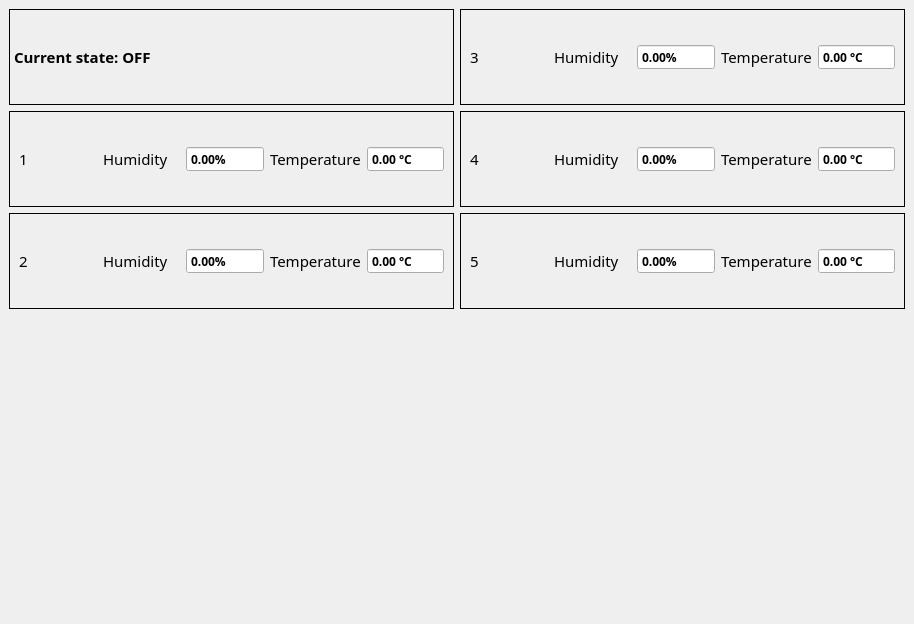
<?xml version="1.0" encoding="UTF-8"?>
<ui version="4.0">
 <class>MainWindow</class>
 <widget class="QMainWindow" name="MainWindow">
  <property name="geometry">
   <rect>
    <x>0</x>
    <y>0</y>
    <width>914</width>
    <height>624</height>
   </rect>
  </property>
  <property name="windowTitle">
   <string>Humidity control with SHT75</string>
  </property>
  <widget class="QWidget" name="centralwidget">
   <layout class="QVBoxLayout" name="verticalLayout">
    <item>
     <layout class="QGridLayout" name="gridLayout_2">
      <item row="0" column="0">
       <widget class="QLabel" name="label_current_state">
        <property name="font">
         <font>
          <family>Sans Serif</family>
          <pointsize>11</pointsize>
          <weight>75</weight>
          <bold>true</bold>
         </font>
        </property>
        <property name="frameShape">
         <enum>QFrame::Box</enum>
        </property>
        <property name="text">
         <string>Current state: OFF</string>
        </property>
       </widget>
      </item>
      <item row="1" column="0">
       <widget class="QFrame" name="frame_2">
        <property name="frameShape">
         <enum>QFrame::Box</enum>
        </property>
        <layout class="QHBoxLayout" name="horizontalLayout">
         <item>
          <widget class="QLabel" name="label_sensor">
           <property name="font">
            <font>
             <family>Sans Serif</family>
             <pointsize>11</pointsize>
             <weight>50</weight>
             <bold>false</bold>
            </font>
           </property>
           <property name="text">
            <string>1</string>
           </property>
          </widget>
         </item>
         <item>
          <widget class="QLabel" name="label_humidity">
           <property name="font">
            <font>
             <family>Sans Serif</family>
             <pointsize>11</pointsize>
             <weight>50</weight>
             <bold>false</bold>
            </font>
           </property>
           <property name="text">
            <string>Humidity</string>
           </property>
          </widget>
         </item>
         <item>
          <widget class="QDoubleSpinBox" name="doubleSpinBox_humidity">
           <property name="font">
            <font>
             <family>Sans Serif</family>
             <weight>75</weight>
             <bold>true</bold>
            </font>
           </property>
           <property name="focusPolicy">
            <enum>Qt::NoFocus</enum>
           </property>
           <property name="contextMenuPolicy">
            <enum>Qt::DefaultContextMenu</enum>
           </property>
           <property name="autoFillBackground">
            <bool>true</bool>
           </property>
           <property name="wrapping">
            <bool>false</bool>
           </property>
           <property name="frame">
            <bool>true</bool>
           </property>
           <property name="readOnly">
            <bool>false</bool>
           </property>
           <property name="buttonSymbols">
            <enum>QAbstractSpinBox::NoButtons</enum>
           </property>
           <property name="specialValueText">
            <string/>
           </property>
           <property name="prefix">
            <string/>
           </property>
           <property name="suffix">
            <string>%</string>
           </property>
           <property name="decimals">
            <number>2</number>
           </property>
           <property name="maximum">
            <double>109.989999999999995</double>
           </property>
          </widget>
         </item>
         <item>
          <widget class="QLabel" name="label_temperature">
           <property name="font">
            <font>
             <family>Sans Serif</family>
             <pointsize>11</pointsize>
             <weight>50</weight>
             <bold>false</bold>
            </font>
           </property>
           <property name="text">
            <string>&lt;html&gt;&lt;head/&gt;&lt;body&gt;&lt;p&gt;Temperature&lt;/p&gt;&lt;/body&gt;&lt;/html&gt;</string>
           </property>
          </widget>
         </item>
         <item>
          <widget class="QDoubleSpinBox" name="doubleSpinBox_temperature">
           <property name="font">
            <font>
             <family>Sans Serif</family>
             <weight>75</weight>
             <bold>true</bold>
            </font>
           </property>
           <property name="focusPolicy">
            <enum>Qt::NoFocus</enum>
           </property>
           <property name="autoFillBackground">
            <bool>true</bool>
           </property>
           <property name="buttonSymbols">
            <enum>QAbstractSpinBox::NoButtons</enum>
           </property>
           <property name="suffix">
            <string> °C</string>
           </property>
           <property name="maximum">
            <double>109.989999999999995</double>
           </property>
          </widget>
         </item>
        </layout>
       </widget>
      </item>
      <item row="2" column="0">
       <widget class="QFrame" name="frame">
        <property name="frameShape">
         <enum>QFrame::Box</enum>
        </property>
        <layout class="QHBoxLayout" name="horizontalLayout_5">
         <item>
          <widget class="QLabel" name="label_sensor_1">
           <property name="font">
            <font>
             <family>Sans Serif</family>
             <pointsize>11</pointsize>
             <weight>50</weight>
             <bold>false</bold>
            </font>
           </property>
           <property name="text">
            <string>2</string>
           </property>
          </widget>
         </item>
         <item>
          <widget class="QLabel" name="label_humidity_1">
           <property name="font">
            <font>
             <family>Sans Serif</family>
             <pointsize>11</pointsize>
             <weight>50</weight>
             <bold>false</bold>
            </font>
           </property>
           <property name="text">
            <string>Humidity</string>
           </property>
          </widget>
         </item>
         <item>
          <widget class="QDoubleSpinBox" name="doubleSpinBox_humidity1">
           <property name="font">
            <font>
             <family>Sans Serif</family>
             <weight>75</weight>
             <bold>true</bold>
            </font>
           </property>
           <property name="focusPolicy">
            <enum>Qt::NoFocus</enum>
           </property>
           <property name="autoFillBackground">
            <bool>true</bool>
           </property>
           <property name="buttonSymbols">
            <enum>QAbstractSpinBox::NoButtons</enum>
           </property>
           <property name="specialValueText">
            <string/>
           </property>
           <property name="suffix">
            <string>%</string>
           </property>
           <property name="maximum">
            <double>109.989999999999995</double>
           </property>
          </widget>
         </item>
         <item>
          <widget class="QLabel" name="label_temperature_1">
           <property name="font">
            <font>
             <family>Sans Serif</family>
             <pointsize>11</pointsize>
             <weight>50</weight>
             <bold>false</bold>
            </font>
           </property>
           <property name="text">
            <string>&lt;html&gt;&lt;head/&gt;&lt;body&gt;&lt;p&gt;Temperature&lt;/p&gt;&lt;/body&gt;&lt;/html&gt;</string>
           </property>
          </widget>
         </item>
         <item>
          <widget class="QDoubleSpinBox" name="doubleSpinBox_temperature1">
           <property name="font">
            <font>
             <family>Sans Serif</family>
             <weight>75</weight>
             <bold>true</bold>
            </font>
           </property>
           <property name="focusPolicy">
            <enum>Qt::NoFocus</enum>
           </property>
           <property name="autoFillBackground">
            <bool>true</bool>
           </property>
           <property name="buttonSymbols">
            <enum>QAbstractSpinBox::NoButtons</enum>
           </property>
           <property name="suffix">
            <string> °C</string>
           </property>
           <property name="maximum">
            <double>109.989999999999995</double>
           </property>
          </widget>
         </item>
        </layout>
       </widget>
      </item>
      <item row="0" column="1">
       <widget class="QFrame" name="frame">
        <property name="frameShape">
         <enum>QFrame::Box</enum>
        </property>
        <layout class="QHBoxLayout" name="horizontalLayout_2">
         <item>
          <widget class="QLabel" name="label_sensor_2">
           <property name="font">
            <font>
             <family>Sans Serif</family>
             <pointsize>11</pointsize>
             <weight>50</weight>
             <bold>false</bold>
            </font>
           </property>
           <property name="text">
            <string>3</string>
           </property>
          </widget>
         </item>
         <item>
          <widget class="QLabel" name="label_humidity_2">
           <property name="font">
            <font>
             <family>Sans Serif</family>
             <pointsize>11</pointsize>
             <weight>50</weight>
             <bold>false</bold>
            </font>
           </property>
           <property name="text">
            <string>Humidity</string>
           </property>
          </widget>
         </item>
         <item>
          <widget class="QDoubleSpinBox" name="doubleSpinBox_humidity2">
           <property name="font">
            <font>
             <family>Sans Serif</family>
             <weight>75</weight>
             <bold>true</bold>
            </font>
           </property>
           <property name="focusPolicy">
            <enum>Qt::NoFocus</enum>
           </property>
           <property name="autoFillBackground">
            <bool>true</bool>
           </property>
           <property name="buttonSymbols">
            <enum>QAbstractSpinBox::NoButtons</enum>
           </property>
           <property name="suffix">
            <string>%</string>
           </property>
           <property name="maximum">
            <double>109.989999999999995</double>
           </property>
          </widget>
         </item>
         <item>
          <widget class="QLabel" name="label_temperature_2">
           <property name="font">
            <font>
             <family>Sans Serif</family>
             <pointsize>11</pointsize>
             <weight>50</weight>
             <bold>false</bold>
            </font>
           </property>
           <property name="text">
            <string>&lt;html&gt;&lt;head/&gt;&lt;body&gt;&lt;p&gt;Temperature&lt;/p&gt;&lt;/body&gt;&lt;/html&gt;</string>
           </property>
          </widget>
         </item>
         <item>
          <widget class="QDoubleSpinBox" name="doubleSpinBox_temperature2">
           <property name="font">
            <font>
             <family>Sans Serif</family>
             <weight>75</weight>
             <bold>true</bold>
            </font>
           </property>
           <property name="focusPolicy">
            <enum>Qt::NoFocus</enum>
           </property>
           <property name="autoFillBackground">
            <bool>true</bool>
           </property>
           <property name="buttonSymbols">
            <enum>QAbstractSpinBox::NoButtons</enum>
           </property>
           <property name="suffix">
            <string> °C</string>
           </property>
           <property name="maximum">
            <double>109.989999999999995</double>
           </property>
          </widget>
         </item>
        </layout>
       </widget>
      </item>
      <item row="1" column="1">
       <widget class="QFrame" name="frame">
        <property name="frameShape">
         <enum>QFrame::Box</enum>
        </property>
        <layout class="QHBoxLayout" name="horizontalLayout_3">
         <item>
          <widget class="QLabel" name="label_sensor_3">
           <property name="font">
            <font>
             <family>Sans Serif</family>
             <pointsize>11</pointsize>
             <weight>50</weight>
             <bold>false</bold>
            </font>
           </property>
           <property name="text">
            <string>4</string>
           </property>
          </widget>
         </item>
         <item>
          <widget class="QLabel" name="label_humidity_3">
           <property name="font">
            <font>
             <family>Sans Serif</family>
             <pointsize>11</pointsize>
             <weight>50</weight>
             <bold>false</bold>
            </font>
           </property>
           <property name="text">
            <string>Humidity</string>
           </property>
          </widget>
         </item>
         <item>
          <widget class="QDoubleSpinBox" name="doubleSpinBox_humidity3">
           <property name="font">
            <font>
             <family>Sans Serif</family>
             <weight>75</weight>
             <bold>true</bold>
            </font>
           </property>
           <property name="focusPolicy">
            <enum>Qt::NoFocus</enum>
           </property>
           <property name="autoFillBackground">
            <bool>true</bool>
           </property>
           <property name="buttonSymbols">
            <enum>QAbstractSpinBox::NoButtons</enum>
           </property>
           <property name="suffix">
            <string>%</string>
           </property>
           <property name="maximum">
            <double>109.989999999999995</double>
           </property>
          </widget>
         </item>
         <item>
          <widget class="QLabel" name="label_temperature_3">
           <property name="font">
            <font>
             <family>Sans Serif</family>
             <pointsize>11</pointsize>
             <weight>50</weight>
             <bold>false</bold>
            </font>
           </property>
           <property name="text">
            <string>&lt;html&gt;&lt;head/&gt;&lt;body&gt;&lt;p&gt;Temperature&lt;/p&gt;&lt;/body&gt;&lt;/html&gt;</string>
           </property>
          </widget>
         </item>
         <item>
          <widget class="QDoubleSpinBox" name="doubleSpinBox_temperature3">
           <property name="font">
            <font>
             <family>Sans Serif</family>
             <weight>75</weight>
             <bold>true</bold>
            </font>
           </property>
           <property name="focusPolicy">
            <enum>Qt::NoFocus</enum>
           </property>
           <property name="autoFillBackground">
            <bool>true</bool>
           </property>
           <property name="buttonSymbols">
            <enum>QAbstractSpinBox::NoButtons</enum>
           </property>
           <property name="suffix">
            <string> °C</string>
           </property>
           <property name="maximum">
            <double>109.989999999999995</double>
           </property>
          </widget>
         </item>
        </layout>
       </widget>
      </item>
      <item row="2" column="1">
       <widget class="QFrame" name="frame">
        <property name="frameShape">
         <enum>QFrame::Box</enum>
        </property>
        <layout class="QHBoxLayout" name="horizontalLayout_4">
         <item>
          <widget class="QLabel" name="label_sensor_4">
           <property name="font">
            <font>
             <family>Sans Serif</family>
             <pointsize>11</pointsize>
             <weight>50</weight>
             <bold>false</bold>
            </font>
           </property>
           <property name="text">
            <string>5</string>
           </property>
          </widget>
         </item>
         <item>
          <widget class="QLabel" name="label_humidity_4">
           <property name="font">
            <font>
             <family>Sans Serif</family>
             <pointsize>11</pointsize>
             <weight>50</weight>
             <bold>false</bold>
            </font>
           </property>
           <property name="text">
            <string>Humidity</string>
           </property>
          </widget>
         </item>
         <item>
          <widget class="QDoubleSpinBox" name="doubleSpinBox_humidity4">
           <property name="font">
            <font>
             <family>Sans Serif</family>
             <weight>75</weight>
             <bold>true</bold>
            </font>
           </property>
           <property name="focusPolicy">
            <enum>Qt::NoFocus</enum>
           </property>
           <property name="autoFillBackground">
            <bool>true</bool>
           </property>
           <property name="buttonSymbols">
            <enum>QAbstractSpinBox::NoButtons</enum>
           </property>
           <property name="suffix">
            <string>%</string>
           </property>
           <property name="maximum">
            <double>109.989999999999995</double>
           </property>
          </widget>
         </item>
         <item>
          <widget class="QLabel" name="label_temperature_4">
           <property name="font">
            <font>
             <family>Sans Serif</family>
             <pointsize>11</pointsize>
             <weight>50</weight>
             <bold>false</bold>
            </font>
           </property>
           <property name="text">
            <string>&lt;html&gt;&lt;head/&gt;&lt;body&gt;&lt;p&gt;Temperature&lt;/p&gt;&lt;/body&gt;&lt;/html&gt;</string>
           </property>
          </widget>
         </item>
         <item>
          <widget class="QDoubleSpinBox" name="doubleSpinBox_temperature4">
           <property name="font">
            <font>
             <family>Sans Serif</family>
             <weight>75</weight>
             <bold>true</bold>
            </font>
           </property>
           <property name="focusPolicy">
            <enum>Qt::NoFocus</enum>
           </property>
           <property name="autoFillBackground">
            <bool>true</bool>
           </property>
           <property name="buttonSymbols">
            <enum>QAbstractSpinBox::NoButtons</enum>
           </property>
           <property name="suffix">
            <string> °C</string>
           </property>
           <property name="maximum">
            <double>109.989999999999995</double>
           </property>
          </widget>
         </item>
        </layout>
       </widget>
      </item>
     </layout>
    </item>
    <item>
     <widget class="QwtPlot" name="qwtPlot">
      <property name="font">
       <font>
        <family>Sans Serif</family>
       </font>
      </property>
     </widget>
    </item>
   </layout>
  </widget>
 </widget>
 <customwidgets>
  <customwidget>
   <class>QwtPlot</class>
   <extends>QFrame</extends>
   <header>qwt_plot.h</header>
  </customwidget>
 </customwidgets>
 <resources/>
 <connections/>
</ui>
